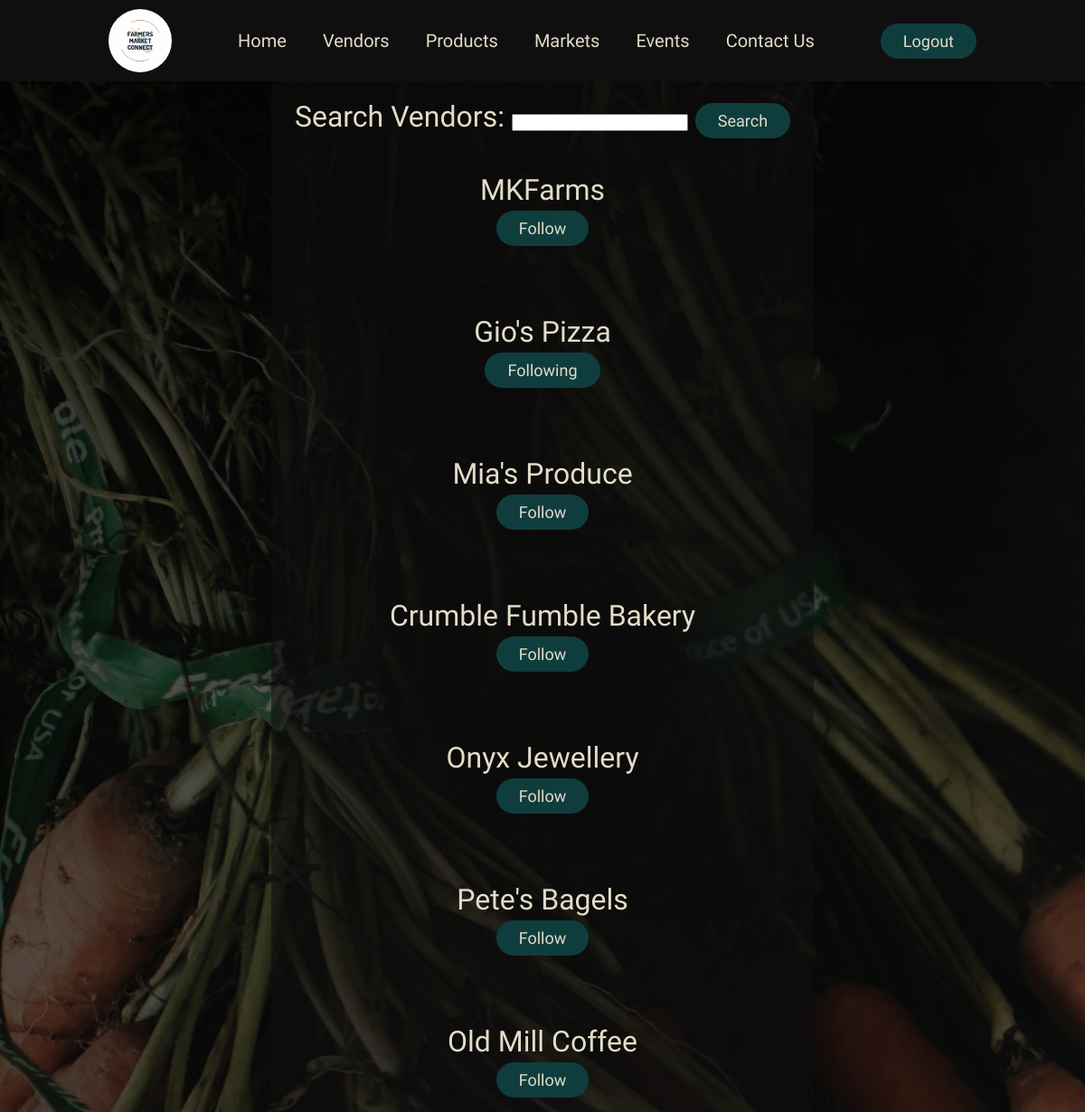
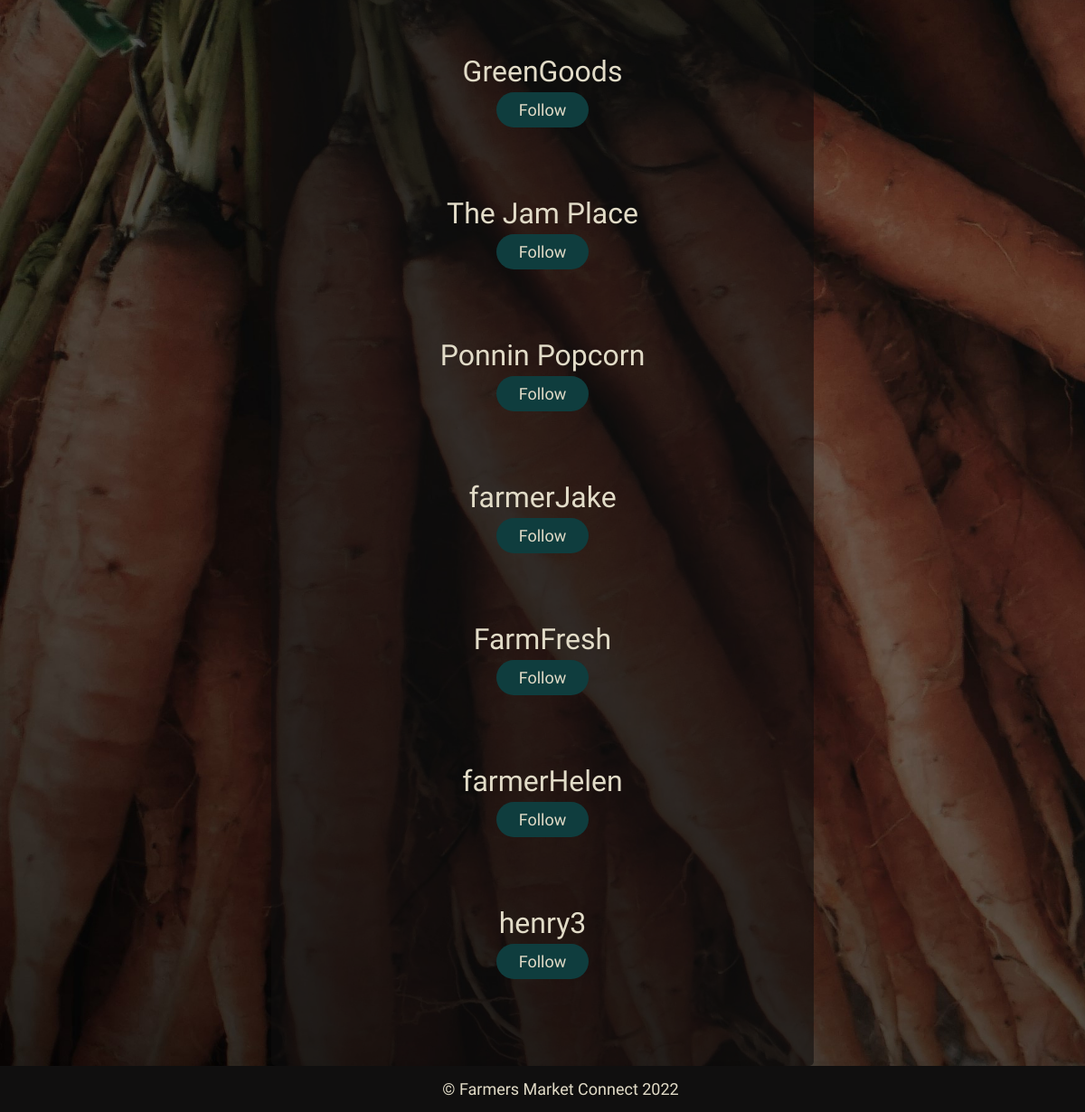
Page /customer-vendor.php on the committed database (2 pictures, top to bottom).
### tables this page shows
CREATE TABLE IF NOT EXISTS `vendor` (
  `VendorID` bigint(30) NOT NULL AUTO_INCREMENT,
  `Username` varchar(30) NOT NULL,
  `Email` varchar(30) NOT NULL,
  `PW` varchar(30) NOT NULL,
  `FirstName` varchar(30) NOT NULL,
  `LastName` varchar(30) NOT NULL,
  `Address` varchar(100) NOT NULL,
  `WorkingLocations` varchar(100) NOT NULL,
  PRIMARY KEY (`VendorID`)
);

### customer-vendor.php (the view, shortened to what this page needs)
<!DOCTYPE html>
<html lang="en">
<head>
  <link rel="stylesheet" type="text/css" href="css/stylesHome.css">
  <link rel="stylesheet" type="text/css" href="css/stylesCustomer.css">
</head>
<body id="customer-vendor-body">
  <?php include "/includes/headC.inc.php"; ?>
    <div class="background-image-follower">
      <div class="vendorcontainer">
        <div>
            <form id="form-search" action="<?php echo htmlspecialchars($_SERVER["PHP_SELF"]);?>" method="POST">
                <label for="input-search">Search Vendors:</label>
                <input type="search" id="input-search" name="input-search">
                <button type="submit" name="submit-search" form="form-search" value="submit">Search</button>
            </form>
            <br>
        </div>
        <div class="container">
        <?php
        $connect = mysqli_connect("localhost","root","","fmc");
        if(isset($_POST['submit-search'])){
            $inputSearch = $_POST['input-search'];
            $query = "SELECT * FROM vendor WHERE Username LIKE '%$inputSearch%'";
        }else{
            $query = "SELECT * FROM vendor";
        }
        $result = mysqli_query($connect, $query);
        $query2 = "SELECT * FROM follower WHERE CustomerID ='$cID'";
        $result2 = mysqli_query($connect, $query2);
        if (mysqli_num_rows($result) > 0) {
            foreach($result as $row) {
                if (mysqli_num_rows($result2) > 0) {
                    $followingFlag = false;
                    foreach($result2 as $row2) {
                        if($row['VendorID'] == $row2['VendorID']) {
                            $followingFlag = true;
                        }
                    }
                        if($followingFlag == false) {
                            ?>
                                <div>
                                    <span><?php echo($row['Username']) ?></span>
                                    <form name="VendorID-<?php echo($row['VendorID']) ?>" action="customer-follow-vendor.php" method="post">
                                        <button type="submit" name = 'submit' value="submit">Follow</button>
                                    </form>
                                    <br><br>
                                </div>
                            <?php
                        } elseif ($followingFlag == true) {
                            ?>
                                <div>
                                    <span><?php echo($row['Username']) ?></span>
                                    <form name="VendorID-<?php echo($row['VendorID']) ?>" action="customer-follow-vendor.php" method="post">
                                        <button type="submit" name = 'submit' value="submit" disabled>Following</button>
                                    </form>
                                    <br><br>
                                </div>
                            <?php
                        }
                }
            }
        }
        ?>
        </div>
      </div>
</div>
<?php include "/includes/footer.inc.php"; ?>
</body>
</html>

### css/stylesHome.css (style rules this page uses)
* { box-sizing: border-box; margin: 0; padding: 0; font-family: 'Quicksand', sans-serif; }
li, a, button { font-family: 'Quicksand', sans-serif; font-size: 20px; color: #E2DCC8; text-decoration: none; }
button { padding: 9px 25px; background-color: #0F3D3E; font-size: 18px; border: none; border-radius: 50px; cursor: pointer; transition: all 0.3s ease 0s; }
.background-image-follower { background-color: #100F0F; background-image: url(../images/img111.jpg); background-size: cover; background-repeat: no-repeat; color: whitesmoke; height: auto; min-height: 100vh; }
.vendorcontainer { padding: 20px; background-color: #100f0f95; text-align: center; font-size: 32px; font-family: 'Quicksand' sans-serif; color: #E2DCC8; border-radius: 5px; width: 50%; height: auto; margin-left: 25%; display: inline-block; }

### css/stylesCustomer.css (style rules this page uses)
#customer-vendor-body { background-color: black; }

### rows in the picture
vendor: Username "MKFarms"
vendor: Username "Gio's Pizza"
vendor: Username "Mia's Produce"
vendor: Username "Crumble Fumble Bakery"
vendor: Username "Onyx Jewellery"
vendor: Username "Pete's Bagels"
vendor: Username "Old Mill Coffee"
vendor: Username "GreenGoods"
vendor: Username "The Jam Place"
vendor: Username "Ponnin Popcorn"
vendor: Username "farmerJake"
vendor: Username "FarmFresh"
vendor: Username "farmerHelen"
vendor: Username "henry3"
